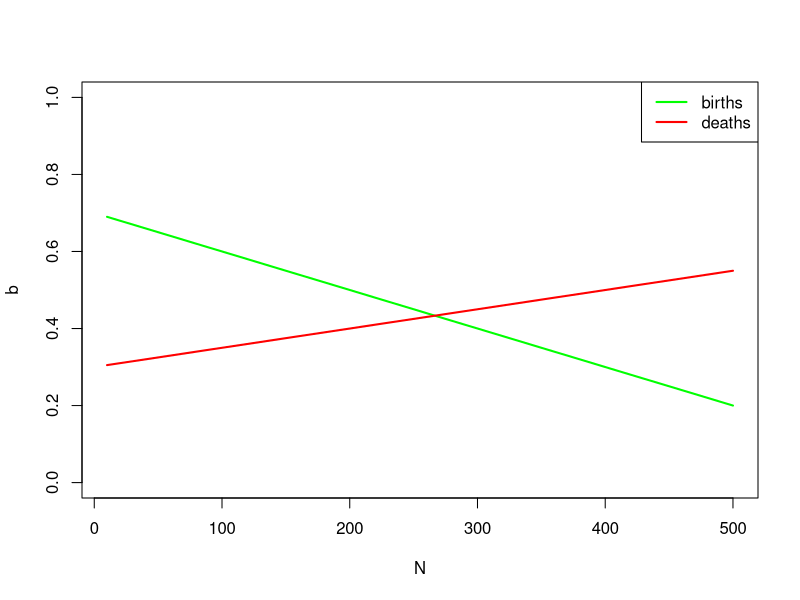

The R source for this figure:


######## D-D demo

# variable definitions

bmax <- 0.7
dmin <- 0.3

a <- 0.001
c <- 0.0005


#########
# visualize density dependence

N <- seq(10,500,by=10)

b <- bmax - a*N
d <- dmin + c*N

plot(N,b,type="l",col="green",ylim=c(0,1),lwd=2)
lines(N,d,col="red",lwd=2)

legend("topright",col=c("green","red"),lwd=2,legend=c("births","deaths"))
